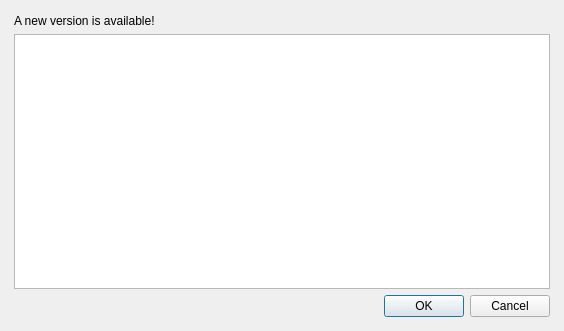
<?xml version="1.0" encoding="UTF-8"?>
<ui version="4.0">
 <class>CUpdaterDialog</class>
 <widget class="QDialog" name="CUpdaterDialog">
  <property name="windowModality">
   <enum>Qt::NonModal</enum>
  </property>
  <property name="geometry">
   <rect>
    <x>0</x>
    <y>0</y>
    <width>564</width>
    <height>331</height>
   </rect>
  </property>
  <property name="windowTitle">
   <string>Update checker</string>
  </property>
  <property name="modal">
   <bool>true</bool>
  </property>
  <layout class="QVBoxLayout" name="verticalLayout">
   <item>
    <widget class="QStackedWidget" name="stackedWidget">
     <property name="currentIndex">
      <number>1</number>
     </property>
     <widget class="QWidget" name="page">
      <layout class="QVBoxLayout" name="verticalLayout_2">
       <item>
        <layout class="QHBoxLayout" name="horizontalLayout" stretch="0,1,0">
         <item>
          <widget class="QLabel" name="lblOperationInProgress">
           <property name="text">
            <string>Searching for updates...</string>
           </property>
          </widget>
         </item>
         <item>
          <widget class="QProgressBar" name="progressBar">
           <property name="value">
            <number>0</number>
           </property>
           <property name="textVisible">
            <bool>false</bool>
           </property>
          </widget>
         </item>
         <item>
          <widget class="QLabel" name="lblPercentage">
           <property name="text">
            <string notr="true">0.0 %</string>
           </property>
          </widget>
         </item>
        </layout>
       </item>
       <item>
        <spacer name="verticalSpacer">
         <property name="orientation">
          <enum>Qt::Vertical</enum>
         </property>
         <property name="sizeHint" stdset="0">
          <size>
           <width>20</width>
           <height>234</height>
          </size>
         </property>
        </spacer>
       </item>
      </layout>
     </widget>
     <widget class="QWidget" name="page_2">
      <layout class="QVBoxLayout" name="verticalLayout_3">
       <property name="leftMargin">
        <number>3</number>
       </property>
       <property name="topMargin">
        <number>3</number>
       </property>
       <property name="rightMargin">
        <number>3</number>
       </property>
       <property name="bottomMargin">
        <number>3</number>
       </property>
       <item>
        <widget class="QLabel" name="label">
         <property name="text">
          <string>A new version is available!</string>
         </property>
        </widget>
       </item>
       <item>
        <widget class="QTextEdit" name="changeLogViewer">
         <property name="undoRedoEnabled">
          <bool>false</bool>
         </property>
         <property name="readOnly">
          <bool>true</bool>
         </property>
        </widget>
       </item>
       <item>
        <widget class="QDialogButtonBox" name="buttonBox">
         <property name="standardButtons">
          <set>QDialogButtonBox::Cancel|QDialogButtonBox::Ok</set>
         </property>
        </widget>
       </item>
      </layout>
     </widget>
    </widget>
   </item>
  </layout>
 </widget>
 <resources/>
 <connections/>
</ui>
